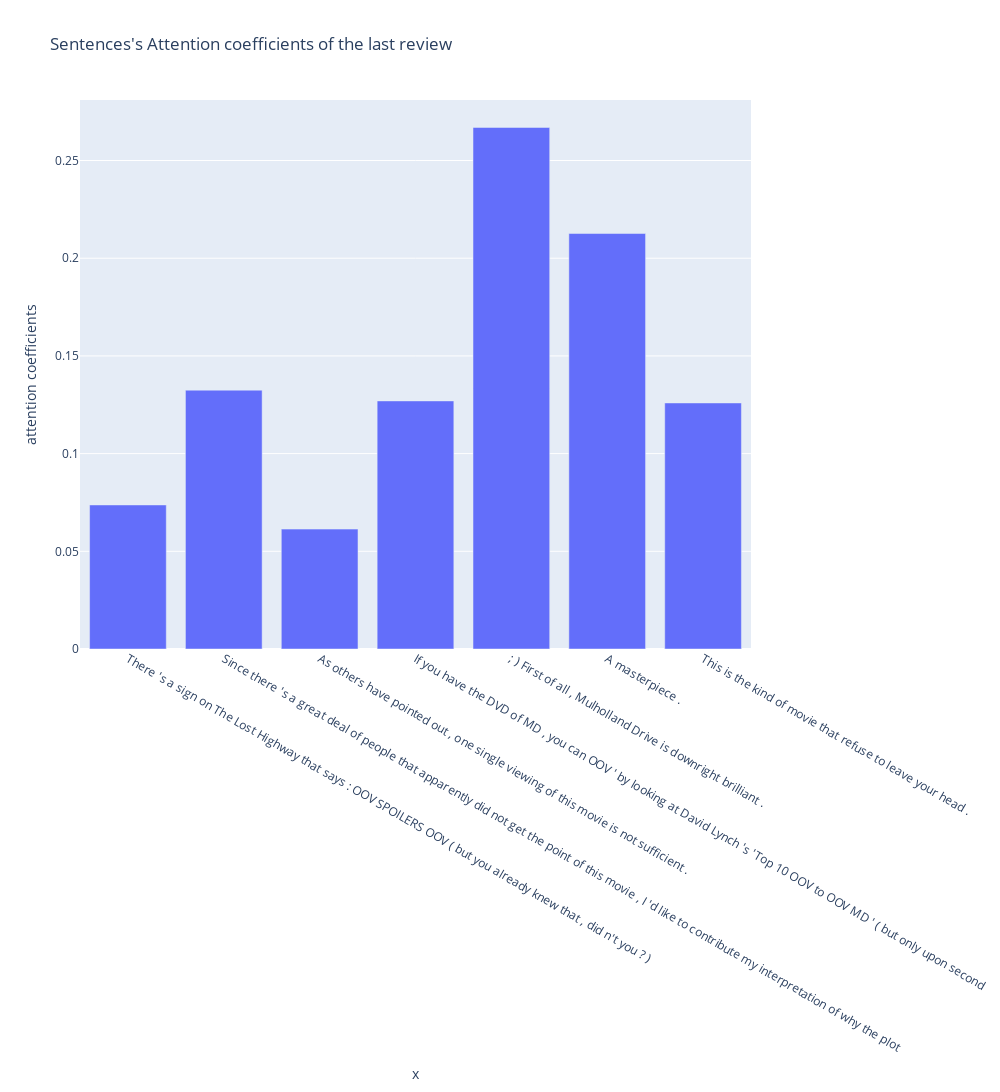

The notebook cell this image was saved under:
### Code cell
# let's visualize these attention coefficients 
# let's start with sentences attention coefficients
x_axis = np.arange(len(sents))
data = pd.DataFrame({'x': sents, 'attention coefficients': sent_coeffs[:,0].tolist()})
fig = px.bar(data, x = 'x', y = 'attention coefficients', title= "Sentences Attention coefficients of the last review")

fig.update_layout(
    autosize=False,
    width=1000,
    height=1500)

fig.show()

### Figure 1 — Plotly figure (JSON) as saved in the notebook; plotly's stock layout.template omitted (floating-point values rounded to 4 significant figures)
{"data": [{"alignmentgroup": "True", "hovertemplate": "x=%{x}<br>attention coefficients=%{y}<extra></extra>", "legendgroup": "", "marker": {"color": "#636efa", "pattern": {"shape": ""}}, "name": "", "offsetgroup": "", "orientation": "v", "showlegend": false, "textposition": "auto", "type": "bar", "x": ["There 's a sign on The Lost Highway that says : OOV SPOILERS OOV ( but you already knew that , did n't you ? )", "Since there 's a great deal of people that apparently did not get the point of this movie , I 'd like to contribute my interpretation of why the plot", "As others have pointed out , one single viewing of this movie is not sufficient .", "If you have the DVD of MD , you can OOV ' by looking at David Lynch 's 'Top 10 OOV to OOV MD ' ( but only upon second", "; ) First of all , Mulholland Drive is downright brilliant .", "A masterpiece .", "This is the kind of movie that refuse to leave your head ."], "xaxis": "x", "y": [0.07372, 0.1325, 0.06136, 0.127, 0.2669, 0.2126, 0.1259], "yaxis": "y"}], "layout": {"autosize": false, "barmode": "relative", "height": 1500, "legend": {"tracegroupgap": 0}, "title": {"text": "Sentences's Attention coefficients of the last review"}, "width": 1000, "xaxis": {"anchor": "y", "domain": [0, 1], "title": {"text": "x"}}, "yaxis": {"anchor": "x", "domain": [0, 1], "title": {"text": "attention coefficients"}}}}
